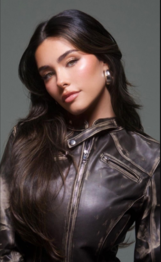
#> input picture part-08/i_pinimg_com_originals_39_19_33_3919330c71a2a725885a81503dc4cb0e_jpg.png, 161 x 262 px
$ python 08_python-adv1.py
#> lines starting #> are read from the running program, lines starting #| are printed output that depends on the picture
#> the answer given: i_pinimg_com_originals_39_19_33_3919330c71a2a725885a81503dc4cb0e_jpg.png
#> the answer given: out.png
#> the answer given: 100
""" Project: ASCII Art Generator """

from PIL import Image

def load_image(image_path, new_width = 100):
    # open image
#> called with new_width = 100
    img = Image.open(image_path)
#> img is the input picture: PIL image 161x262 RGBA; mean R, G, B, A 77.3, 66.9, 65.1, 255

    # calculate aspect ratio
    aspect_ratio = img.height / img.width
#> aspect_ratio = 1.63

    new_height = int(new_width * aspect_ratio * 0.55)
#> new_height = 89
    img = img.resize((new_width, new_height))
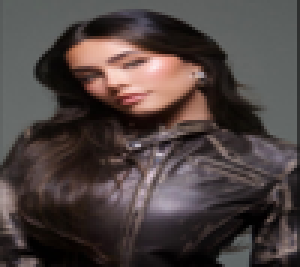
#> img: PIL image 100x89 RGBA (shown 3 times larger); mean R, G, B, A 77.3, 67, 65.1, 255
    return img

def convert_to_grayscale(img):
    return img.convert("L")
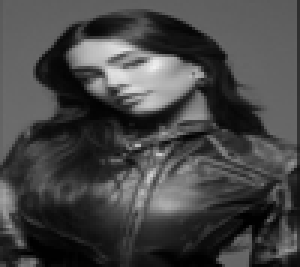
#> returned value: PIL image 100x89 L (shown 3 times larger); min 0, max 240, mean 69.9

def map_pixels_to_ascii(img):
    ascii_chars = "@%#*+=-:. "
    pixels = img.getdata()
    ascii_str = "".join([ascii_chars[pixel // 25] for pixel in pixels])
    return ascii_str

def generate_ascii_art(image_path, new_width = 100):
    # load and resize image
    img = load_image(image_path, new_width)

    # convert to grayscale
    gray_image = convert_to_grayscale(img)

    # map pixels to ascii
    ascii_str = map_pixels_to_ascii(gray_image)

    # format ASCII string into rows
    ascii_art = "\n".join([ascii_str[i:i + new_width] for i in range(0, len(ascii_str), new_width)])
    return ascii_art

def save_ascii_arrt(ascii_art, output_path):
    with open(output_path, "w") as file:
        file.write(ascii_art)

def main():
    print("welcome to the ASCII Art generator")
    image_path = input("Enter the path to your image: ")
    output_path = input("Enter the path to save the ASCII art (e.g., output.txt): ")
    new_width = int(input("Enter the desired width of the ASCII art (default is 100): "))

    try:
        ascii_art = generate_ascii_art(image_path, new_width)
        save_ascii_arrt(ascii_art, output_path)
        print(f"ASCII art generated and saved to {output_path}")
    except Exception as e:
        print(f"An error occured: {e}")

if __name__ == "__main__":
    main()
